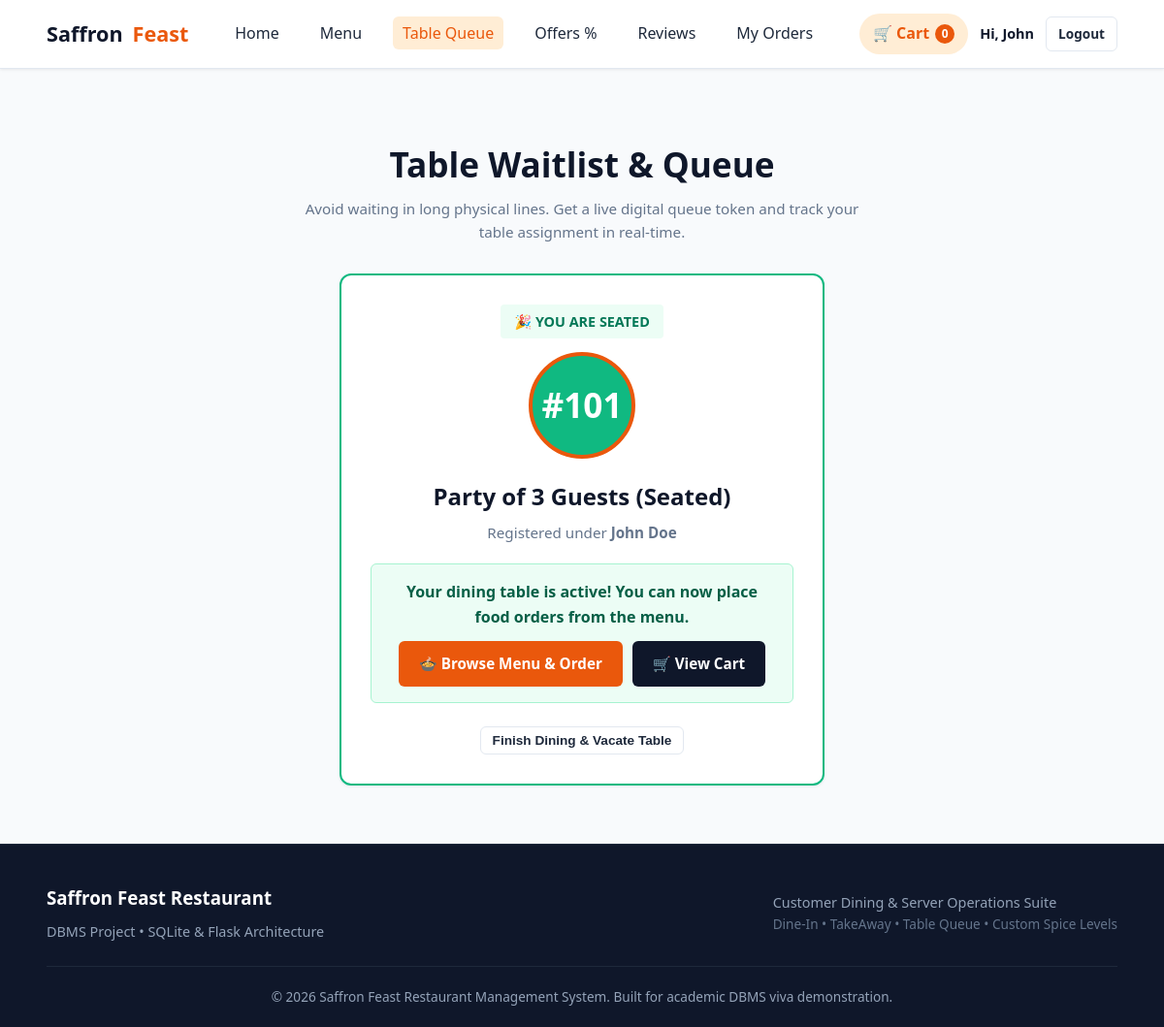
Page /queue (signed in) on the earlier database version.
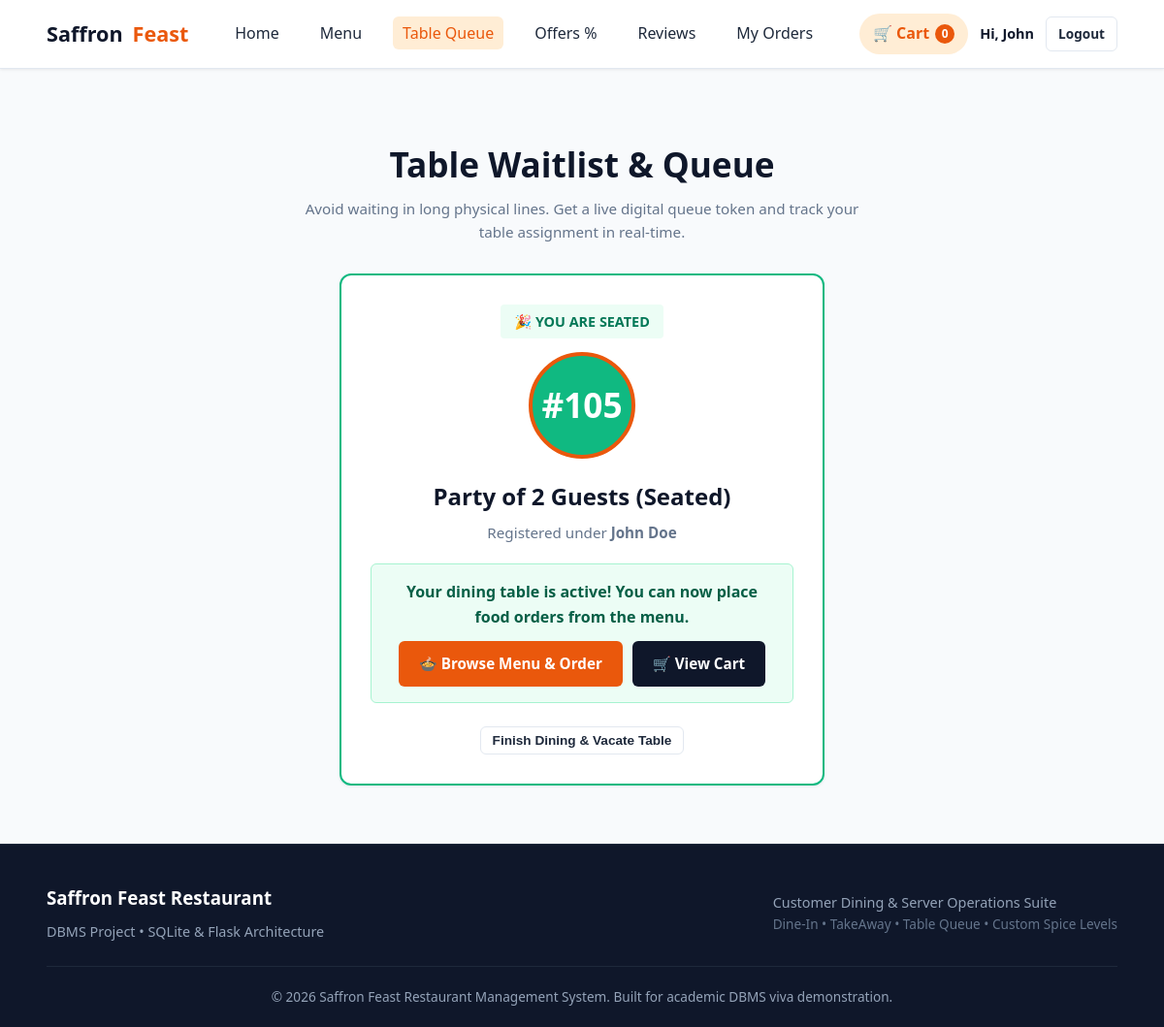
Same page on the later database version.
### tables this page shows
CREATE TABLE queue (
    id INTEGER PRIMARY KEY AUTOINCREMENT,
    customer_id INTEGER NOT NULL,
    customer_name TEXT NOT NULL,
    party_size INTEGER NOT NULL CHECK(party_size > 0),
    token_number INTEGER NOT NULL,
    status TEXT CHECK(status IN ('Waiting', 'Seated', 'Cancelled')) DEFAULT 'Waiting',
    created_at TIMESTAMP DEFAULT CURRENT_TIMESTAMP,
    FOREIGN KEY (customer_id) REFERENCES users(id) ON DELETE CASCADE
);

### app.py (the view, shortened to what this page needs)
@app.route('/queue', methods=['GET', 'POST'])
@login_required
@customer_only
def customer_queue():
    conn = get_db()
    my_queue = conn.execute("""
        SELECT * FROM queue
        WHERE customer_id = ? AND status IN ('Waiting', 'Seated')
        ORDER BY id DESC LIMIT 1
    """, (session['user_id'],)).fetchone()
    parties_ahead = 0
    if my_queue and my_queue['status'] == 'Waiting':
        parties_ahead = conn.execute("""
            SELECT COUNT(*) FROM queue
            WHERE status = 'Waiting' AND id < ?
        """, (my_queue['id'],)).fetchone()[0]
    total_waiting = conn.execute("SELECT COUNT(*) FROM queue WHERE status = 'Waiting'").fetchone()[0]
    conn.close()
    return render_template('customer/queue.html',
                           my_queue=my_queue,
                           parties_ahead=parties_ahead,
                           total_waiting=total_waiting)

### app.py (called while the page is built)
def login_required(f):
    @wraps(f)
    def decorated_function(*args, **kwargs):
        if 'user_id' not in session:
            flash('Please log in first to access this page.', 'warning')
            return redirect(url_for('login', next=request.url))
        return f(*args, **kwargs)
    return decorated_function

def customer_only(f):
    @wraps(f)
    def decorated_function(*args, **kwargs):
        if session.get('user_role') in ['admin', 'staff']:
            return redirect(url_for('admin_dashboard'))
        return f(*args, **kwargs)
    return decorated_function

@app.context_processor
def inject_global_data():
    cart_count = 0
    if 'cart' in session:
        cart_count = sum(item.get('quantity', 1) for item in session['cart'].values())
    return {
        'current_user': {
            'id': session.get('user_id'),
            'name': session.get('user_name'),
            'role': session.get('user_role'),
            'email': session.get('user_email')
        },
        'cart_count': cart_count
    }

### database.py (called while the page is built)
def get_db():
    conn = sqlite3.connect(DATABASE_PATH)
    conn.row_factory = sqlite3.Row
    conn.execute("PRAGMA foreign_keys = ON;")
    return conn

### templates/customer/queue.html (shortened to what this page needs)
{% extends 'base.html' %}
{% block content %}
<div class="container">
  <div class="section-header" style="text-align: center; max-width: 600px; margin: 0 auto 30px;">
    <div>
      <h1 style="font-size: 2.2rem; font-weight: 800; color: var(--secondary); margin-bottom: 6px;">
        Table Waitlist & Queue
      </h1>
      <p>Avoid waiting in long physical lines. Get a live digital queue token and track your table assignment in real-time.</p>
    </div>
  </div>
  {% if my_queue %}
    {% if my_queue.status == 'Seated' %}
    <div class="queue-card" style="border: 2px solid #10b981;">
      <span class="badge" style="background: #ecfdf5; color: #047857; margin-bottom: 14px; font-size: 0.9rem; padding: 6px 14px;">
        🎉 YOU ARE SEATED
      </span>
      <div class="token-circle" style="background: #10b981; color: #fff;">
        #{{ my_queue.token_number }}
      </div>
      <h2 style="color: var(--secondary); font-size: 1.5rem; margin-bottom: 6px;">
        Party of {{ my_queue.party_size }} Guests (Seated)
      </h2>
      <p style="color: var(--text-muted); font-size: 0.95rem; margin-bottom: 20px;">
        Registered under <strong>{{ my_queue.customer_name }}</strong>
      </p>
      <div style="background: #ecfdf5; border: 1px solid #a7f3d0; border-radius: var(--radius-sm); padding: 16px; margin-bottom: 24px; text-align: center;">
        <p style="color: #065f46; font-weight: 600; font-size: 1rem; margin-bottom: 12px;">
          Your dining table is active! You can now place food orders from the menu.
        </p>
        <div style="display: flex; gap: 10px; justify-content: center; flex-wrap: wrap;">
          <a href="{{ url_for('menu') }}" class="btn btn-primary">🍲 Browse Menu & Order</a>
          <a href="{{ url_for('view_cart') }}" class="btn btn-secondary">🛒 View Cart</a>
        </div>
      </div>
      <form action="{{ url_for('leave_table') }}" method="POST">
        <button type="submit" class="btn btn-outline btn-sm" onclick="return confirm('Do you want to vacate your table and finish dining?')">
          Finish Dining & Vacate Table
        </button>
      </form>
    </div>
    {% endif %}
  {% endif %}
</div>
{% endblock %}

Differences in the rows shown:
no longer on this page (row edited): queue: token_number "101", party_size "3", customer_name "John Doe"
added queue: token_number "105", party_size "2", customer_name "John Doe"
